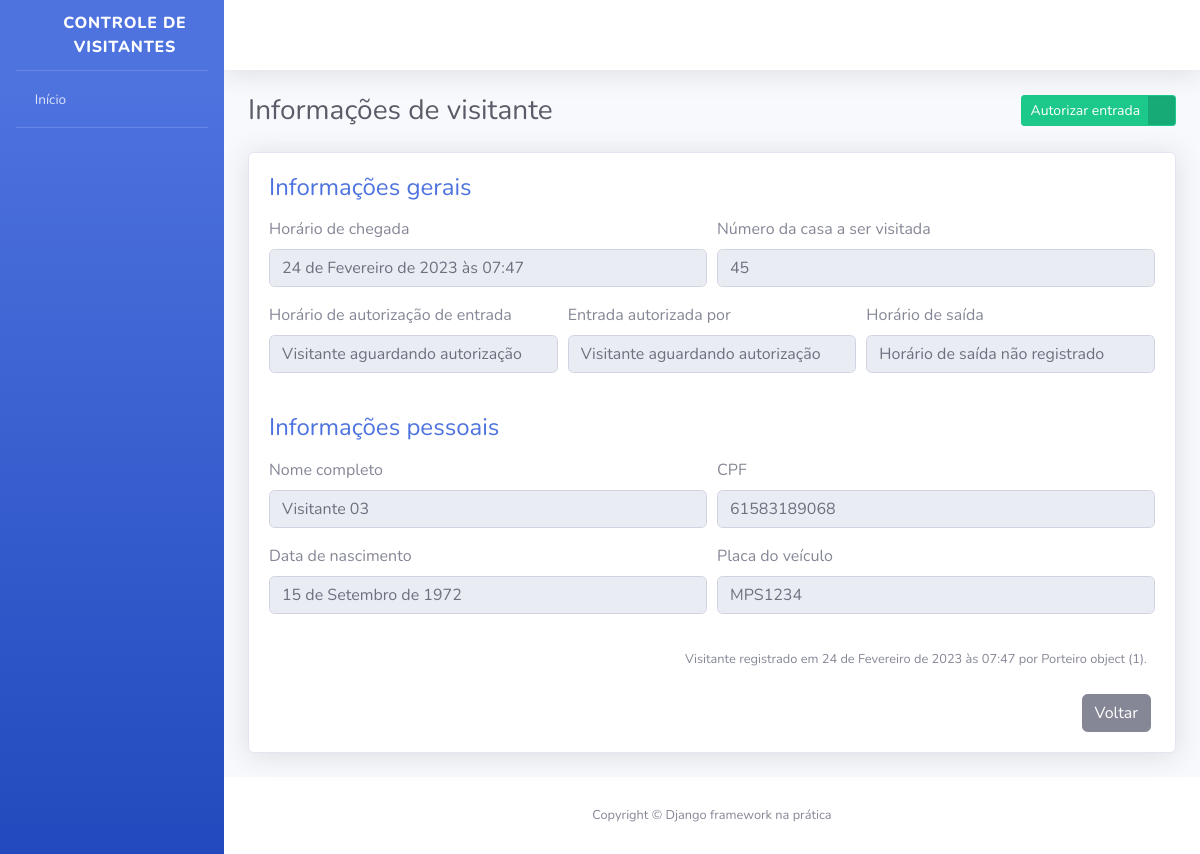
/visitantes/3/, run on the app's committed database.
### visitantes/models.py (models this page shows, shortened)
class Visitante(models.Model):
    STATUS_VISITANTE = [
        ("AGUARDANDO", "Aguardando autorização"),
        ("EM_VISITA", "Em visita"),
        ("FINALIZADO", "Visita finalizada"),
    ]
    status = models.CharField(
        verbose_name="Status",
        max_length=10,
        choices=STATUS_VISITANTE,
        default="AGUARDANDO"
    )
    nome_completo = models.CharField(
        verbose_name="Nome completo",
        max_length=194
        )
    cpf = models.CharField(
        verbose_name="CPF",
        max_length=11
        )
    data_nascimento = models.DateField(
        verbose_name="Da de nascimento",
        auto_now_add=False,
        auto_now=False
        )
    numero_casa = models.PositiveSmallIntegerField(
        verbose_name="Número da casa visitada"
        )
    placa_veiculo = models.CharField(
        verbose_name="Placa veículo",
        max_length=8,
        blank=True,
        null=True
        )
    horario_chegada = models.DateTimeField(
        verbose_name="Horário de chegada na portaria",
        auto_now_add=True
        )
    horario_saida = models.DateTimeField(
        verbose_name="Horário de saída",
        auto_now=False,
        blank=True,
        null=True
        )
    horario_autorizacao = models.DateTimeField(
        verbose_name= "Horário de autorização",
        auto_now=False,
        blank=True,
        null=True
        )
    morador_responsavel = models.CharField(
        verbose_name="Morador responsável pela autorização",
        max_length=194,
        blank=True
        )
    registrado_por = models.ForeignKey(
        "porteiros.Porteiro",
        verbose_name="Porteiro responsável",
        on_delete=models.PROTECT
    )
    def get_horario_saida(self):
        if self.horario_saida:
            return self.horario_saida
        return "Horário de saída não registrado"
    def get_horario_autorizacao(self):
        if self.horario_autorizacao:
            return self.horario_autorizacao
        return "Visitante aguardando autorização"
    def get_morador_responsavel(self):
        if self.morador_responsavel:
            return self.morador_responsavel
        return "Visitante aguardando autorização"
    def get_placa_veiculo(self):
        if self.placa_veiculo:
            return self.placa_veiculo
        return "Veículo não registrado"
    class Meta:
        verbose_name = "Visitante"
        verbose_name_plural = "Visitantes"
        db_table = "visitante"

### porteiros/models.py (models this page shows, shortened)
class Porteiro(models.Model):
    usuario = models.OneToOneField(
        "usuarios.Usuario",
        verbose_name="Usuário",
        on_delete=models.PROTECT,
    )
    nome_completo = models.CharField(
        verbose_name="Nome completo",
        max_length=194,
    )
    cpf = models.CharField(
        verbose_name="CPF",
        max_length=11,
    )
    telefone = models.CharField(
        verbose_name="Telefone de contato",
        max_length=11,
    )
    data_nascimento = models.DateField(
        verbose_name="Data de nascimento",
        auto_now=False,
        auto_now_add=False,
    )
    class Meta:
        verbose_name = "Porteiro"
        verbose_name_plural = "Porteiros"
        db_table = "porteiro"

### visitantes/views.py (the view, shortened to what this page needs)
# urls.py: path("visitantes/<int:id>/", informacoes_visitante, name="informacoes_visitante"),
def informacoes_visitante(request, id):
    visitante = get_object_or_404(
        Visitante,
        id=id
    )
    form = AutorizarVisitanteForm()
    context = {
        "nome_pagina": "Informações de visitante",
        "visitante": visitante,
        "form": form
    }
    return render(request, "informacoes_visitante.html", context)

### visitantes/forms.py
class AutorizarVisitanteForm(forms.ModelForm):
    morador_responsavel = forms.CharField(required=True)
    class Meta:
        model = Visitante
        fields = [
            "morador_responsavel"
        ]
        error_messages = {
            "morador_responsavel": {
                "required": "Por favor, informe o morador responsável pela autorização de entrada do visitante"
            }
        }

### templates/informacoes_visitante.html (shortened to what this page needs)
{% extends "base.html" %}
{% load widget_tweaks %}
{% block conteudo %}
<div class="container">
    <div class="d-sm-flex align-items-center justify-content-between mb-4">
        <h1 class="h3 mb-0 text-gray-800">{{ nome_pagina }}</h1>
        <div>
            <a href="#" class="btn btn-success btn-icon-split btn-sm" data-toggle="modal" data-target="#modal1">
                <span class="text">Autorizar entrada</span>
                <span class="icon text-white-50">
                    <i class="fas fa-user-check"></i>
                </span>
            </a>
        </div>
    </div>
    <div class="card shadow mb-4">
        <div class="card-body">
            <h4 class="mb-3 text-primary">
                Informações gerais
            </h4>
            <form>
                <div class="form-row">
                    <div class="form-group col-md-6">
                        <label>Horário de chegada</label>
                        <input type="text" class="form-control" value="{{ visitante.horario_chegada }}" disabled>
                    </div>
                    <div class="form-group col-md-6">
                        <label>Número da casa a ser visitada</label>
                        <input type="text" class="form-control" value="{{ visitante.numero_casa }}" disabled>
                    </div>
                </div>
                <div class="form-row">
                    <div class="form-group col-md-4">
                        <label>Horário de autorização de entrada</label>
                        <input type="text" class="form-control" value="{{ visitante.get_horario_autorizacao }}" disabled>
                    </div>
                    <div class="form-group col-md-4">
                        <label>Entrada autorizada por</label>
                        <input type="text" class="form-control" value="{{ visitante.get_morador_responsavel }}" disabled>
                    </div>
                    <div class="form-group col-md-4">
                        <label>Horário de saída</label>
                        <input type="text" class="form-control" value="{{ visitante.get_horario_saida }}" disabled>
                    </div>
                </div>
            </form>
            <h4 class="mb-3 mt-4 text-primary">
                Informações pessoais
            </h4>
            <form>
                <div class="form-row">
                    <div class="form-group col-md-6">
                        <label>Nome completo</label>
                        <input type="text" class="form-control" value="{{ visitante.nome_completo }}" disabled>
                    </div>
                    <div class="form-group col-md-6">
                        <label>CPF</label>
                        <input type="text" class="form-control" value="{{ visitante.cpf }}" disabled>
                    </div>
                </div>
                <div class="form-row">
                    <div class="form-group col-md-6">
                        <label>Data de nascimento</label>
                        <input type="text" class="form-control" value="{{ visitante.data_nascimento }}" disabled>
                    </div>
                    <div class="form-group col-md-6">
                        <label>Placa do veículo</label>
                        <input type="text" class="form-control" value="{{ visitante.get_placa_veiculo }}" disabled>
                    </div>
                </div>
            </form>
            <p class="mr-2 mt-3 mb-4 text-right">
                <small>
                    Visitante registrado em {{ visitante.horario_chegada }} por {{ visitante.registrado_por }}.
                </small>
            </p>
            <div class="mr-1 text-right">
                <a href="#" class="btn btn-secondary text-white" type="button">
                    <span class="text">Voltar</span>
                </a>
            </div>
        </div>
    </div>
</div>
{% endblock %}

### data on the page
Visitante: horario_chegada "24 de Fevereiro de 2023 às 07:47", numero_casa "45", get_horario_autorizacao "Visitante aguardando autorização", get_morador_responsavel "Visitante aguardando autorização", get_horario_saida "Horário de saída não registrado", nome_completo "Visitante 03", cpf "61583189068", data_nascimento "15 de Setembro de 1972", get_placa_veiculo "MPS1234", registrado_por "Porteiro object (1)"

### other printed values
{{ nome_pagina }} "Informações de visitante"
